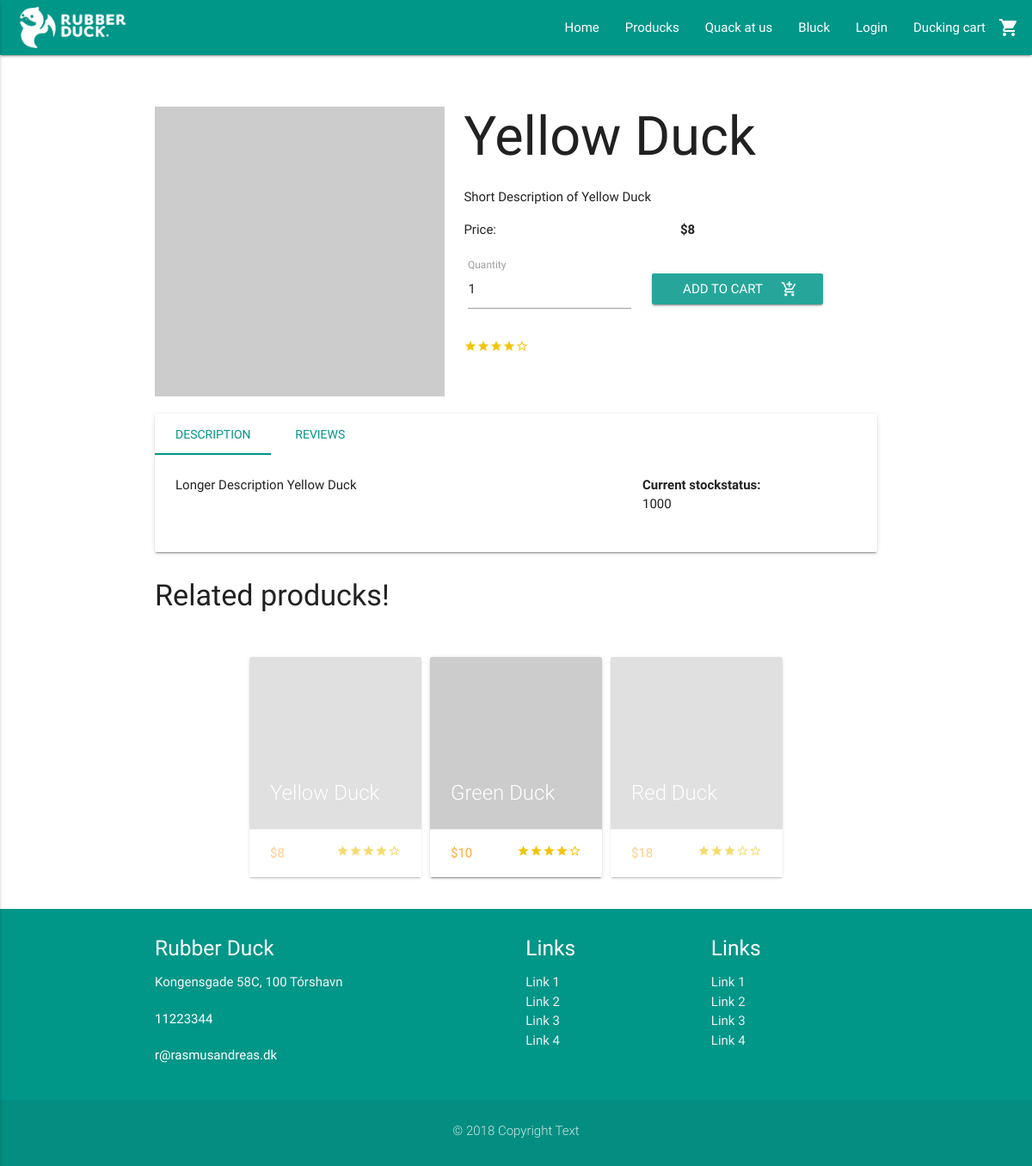
Screenshot of /view/product.php?item=1113 with the database file from the repository.
### tables this page shows
CREATE TABLE BasicPageInfo (
  CVR int NOT NULL PRIMARY KEY,
  LogoURL varchar(255) NOT NULL,
  ShopName varchar(255) NOT NULL,
  MinimumDelivery int NULL,
  AboutUsText varchar(255) NULL,
  Email varchar(255) NULL,
  Phone int NULL,
  Street varchar(255) NULL,
  HouseNumber varchar(255) NULL,
  ZipCode int(20) NOT NULL  
);

CREATE TABLE ProductImg (
  ItemNumber varchar(255) NOT NULL,
  ImgID int NOT NULL,
  IsPrimary boolean NULL,
  CONSTRAINT PK_DisplaysOnProduct PRIMARY KEY (ItemNumber, ImgID),
  FOREIGN KEY (ItemNumber) REFERENCES Product (ItemNumber),
  FOREIGN KEY (ImgID) REFERENCES ImgGallery (ImgID)
);

CREATE TABLE Product (
  ItemNumber varchar(255) NOT NULL PRIMARY KEY,
  ProductName varchar(255) NOT NULL,
  StockStatus int NOT NULL,
  ShortDescription varchar(255) NOT NULL,
  LongDescription varchar(255) NOT NULL,
  Price int NOT NULL,
  OfferPrice int NULL,
  SeoTitle varchar(255) NULL,
  MetaDescription varchar(255) NULL,
  ProductStatus boolean NOT NULL,
  CreationDate DATE NOT NULL,
  UserEmail varchar(255) NOT NULL,  
  ProductCategoryID int NOT NULL  
);

CREATE TABLE ZipCode (
    ZipCode int(20) NOT NULL PRIMARY KEY,
    City varchar(255)
);

### model/contactDAO.php (called while the page is built, shortened)
<?php
require_once('../includes/connection.php');
    function getPageInfo() {
    global $connection;
        $pageInfo = mysqli_query($connection, "SELECT * FROM `BasicPageInfo`, `ZipCode`");
        $row = mysqli_fetch_assoc($pageInfo);
        return $row;
    }

### includes/loginCustomer/session.php (called while the page is built, shortened)
<?php
	function logged_in() {
		return isset($_SESSION['CustomerEmail']);
	}
?>

### model/productDAO.php (called while the page is built, shortened)
<?php
require_once("../includes/connection.php");
function getCurrentProduct($itemNumber) {
  global $connection;
  $query = "SELECT Product.*, ImgGallery.URL, ProductImg.IsPrimary FROM Product INNER JOIN ProductImg ON ProductImg.ItemNumber = Product.ItemNumber INNER JOIN ImgGallery ON ImgGallery.ImgID = ProductImg.ImgID WHERE Product.ItemNumber = $itemNumber";
  $result = mysqli_query($connection, $query);
  return $result;
}
function getRelatedProducts($productCat) {
  global $connection;
  $query = "SELECT * FROM Product WHERE ProductCategoryID = $productCat AND ProductStatus = 1 LIMIT 5";
  $result = mysqli_query($connection, $query);
  return $result;
}

### view/product.php (the view, shortened to what this page needs)
<?php
require_once("../includes/header.php");
require_once("../model/productDAO.php");
require_once('../model/productsDAO.php');
$productImgs = getCurrentProduct($_GET["item"]);
$currentItem = mysqli_fetch_assoc($productImgs);
  ?>
  <?php
$related = getRelatedProducts($currentItem["ProductCategoryID"]);
?>
  <div class="container product-container">
    <div class="row">
      <div class="col s12 m5 product-img">
        <div class="productimage-cnt">
            <?php foreach ($productImgs as $img) {
                if($img["IsPrimary"] == 1) { ?>
                    <img class="responsive-img materialboxed primary-img" src="<?php echo $img["URL"]; ?>" alt="<?php echo $currentItem["ProductName"]; ?>">
                <?php }
              } ?>
        </div>
      </div>
      <div class="col s12 m7">
        <h1 class="product-title"><?php echo $currentItem["ProductName"]; ?></h1>
        <div class="short-desc">
          <?php echo $currentItem["ShortDescription"]; ?>
        </div>
        <div class="row">
          <div class="col s6">
            <p>Price:</p>
          </div>
          <div class="col s6 right">
            <p><b>$<?php echo $currentItem["Price"]; ?></b></p>
          </div>
          <div class="col s12">
            <form class="" action="" method="post">
              <div class="input-field inline cart_quantity">
                <input name="amount" id="quantity" type="number" value="1">
                <label for="quantity">Quantity</label>
              </div>
              <a class="waves-effect waves-light btn cart-btt"><input class="presscart" type="submit" name="submitcart" value="Add to cart"><i class="material-icons right">add_shopping_cart</i></a>
            </form>
          </div>
          <div class="col s12 avr-review">
            <?php
              echo getReviewForProduct($_GET["item"]);
            ?>
          </div>
        </div>
      </div>
    </div>
    <div class="card">
      <div class="card-tabs">
        <ul class="tabs">
          <li class="tab"><a href="#description">Description</a></li>
          <li class="tab"><a href="#reviews">Reviews</a></li>
        </ul>
      </div>
      <div class="card-content">
        <div id="description">
          <div class="row">
            <div class="col s12 m8">
              <?php echo $currentItem["LongDescription"]; ?>
            </div>
            <div class="col s12 m4">
              <p><b>Current stockstatus:</b><br>
              <?php echo $currentItem["StockStatus"]; ?>
              </p>
            </div>
          </div>
        </div>
      </div>
    </div>
    <div class="carousel product-slider">
			<h4>Related producks!</h4>
      <?php
        while($row = mysqli_fetch_array($related)) {
            $itemNumber = $row["ItemNumber"];
          ?>
            <a class='carousel-item' href='product.php?item=<?php echo $itemNumber; ?>'>
                <div class='card'>
                  <div class='card-image'>
                    <img src='http://via.placeholder.com/400x400'>
                    <span class='card-title'><?php echo $row["ProductName"]; ?></span>
                  </div>
                  <div class='card-action'>
                    <p class='price'>$<?php echo $row["Price"]; ?></p>
                    <div class='stars right'>
                        <?php
                        echo getReviewForProduct($itemNumber);
                        ?>
                    </div>
                  </div>
                </div>
            </a>
          <?php
        }
      ?>
    </div>
  </div>
<?php require_once("../includes/footer.php") ?>

### includes/header.php (shortened to what this page needs)
<?php
require_once("../includes/connection.php");
require_once("../includes/loginCustomer/session.php");
require_once("../model/contactDAO.php");
$pageInfo = getPageInfo();
?>
<!DOCTYPE html>
  <html>
    <html lang="en">
    <head>
      <?php require_once("../includes/seo.php"); ?>
      <link type="text/css" rel="stylesheet" href="../css/materialize.min.css"  media="screen,projection"/>
      <link type="text/css" rel="stylesheet" href="../css/custom/custom.css" />
    </head>
    <body>
      <nav class="teal">
        <div class="nav-wrapper">
          <a href="../index.php" class="brand-logo"><img class="responsive-img" style="max-height: 64px!important; padding: 4px 0!important;" src="../<?php echo $pageInfo["LogoURL"]; ?>"></a>
          <ul class="right hide-on-med-and-down">
            <li><a href="../index.php">Home</a></li>
            <li><a href="products.php">Producks</a></li>
            <li><a href="contact.php">Quack at us</a></li>
            <li><a href="blog.php">Bluck</a></li>
            <?php
              if (logged_in() == true) {
            ?>
            <li><a class="dropdown-button" href="" data-activates="dropdown1"><?php echo $_SESSION["FirstName"]; ?><i class="material-icons right">arrow_drop_down</i></a></li>
            <?php
              } else {
            ?>
            <li><a href="login.php">Login</a></li>
            <?php
              }
            ?>
            <li><a href="cart.php">Ducking cart<i class="material-icons right">shopping_cart</i></a></li>
          </ul>
        </div>
      </nav>

### model/productsDAO.php (shortened to what this page needs)
<?php
require_once('../includes/connection.php');
function getReviewForProduct($itemNumber) {
  global $connection;
  $ratingResult = mysqli_query($connection, "SELECT `Rating` FROM `Review` WHERE ItemNumber = $itemNumber");
    $rated = 0;
    $divide = 0;
    while ($ratingrow = mysqli_fetch_array($ratingResult)) {
      $rating = $ratingrow["Rating"];
      $rated = $rated + $rating;
      $divide = $divide + count($ratingResult);
    }
    if ($divide > 0) {
      $rated = $rated / $divide;
      $i = 1;
      $ratedRemaining = 5 - $rated;
      $i2 = 1;
      while ($i <= $rated) {
        echo "<i class='material-icons tiny rated'>star</i>";
        $i++;
      }
      while($i2 <= $ratedRemaining) {
          echo "<i class='material-icons tiny rated'>star_border</i>";
        $i2++;
      }
    } else {
      $i3 = 1;
      while($i3 <= 5) {
          echo "<i class='material-icons tiny rated'>star_border</i>";
        $i3++;
      }
    }
}
?>

### includes/footer.php (shortened to what this page needs)
<?php require_once ('../model/contactDAO.php');
$pageInfo = getPageInfo();
?>
<footer class="page-footer teal">
      <div class="container">
        <div class="row">
          <div class="col s12 m4">
            <h5 class="white-text"><?php echo $pageInfo["ShopName"];?> </h5>
            <p class="grey-text text-lighten-4">
                <?php echo $pageInfo["Street"] . " " . $pageInfo["HouseNumber"] . ", " . $pageInfo["ZipCode"] . " " . $pageInfo["City"]; ?>
            </p>
              <p><?php echo $pageInfo["Phone"] ?></p>
              <p><?php echo $pageInfo["Email"] ?></p>
          </div>
          <div class="col s12 m3 offset-m2">
            <h5 class="white-text">Links</h5>
            <ul>
              <li><a class="grey-text text-lighten-3" href="#!">Link 1</a></li>
              <li><a class="grey-text text-lighten-3" href="#!">Link 2</a></li>
              <li><a class="grey-text text-lighten-3" href="#!">Link 3</a></li>
              <li><a class="grey-text text-lighten-3" href="#!">Link 4</a></li>
            </ul>
          </div>
          <div class="col s12 m3">
            <h5 class="white-text">Links</h5>
            <ul>
              <li><a class="grey-text text-lighten-3" href="#!">Link 1</a></li>
              <li><a class="grey-text text-lighten-3" href="#!">Link 2</a></li>
              <li><a class="grey-text text-lighten-3" href="#!">Link 3</a></li>
              <li><a class="grey-text text-lighten-3" href="#!">Link 4</a></li>
            </ul>
          </div>
        </div>
      </div>
      <div class="footer-copyright">
        <div class="container">
          <p class="center">&copy; 2018 Copyright Text</p>
        </div>
      </div>
    </footer>
  </body>
</html>

### css/custom/custom.css (style rules this page uses)
body { position: relative; }
p { margin-bottom: 20px; }
nav .brand-logo { display: inline-block; padding-left: 20px; }
.product-container { margin-top: 60px; }
.brand-logo { display: block; margin-right: 20px; }
footer { margin: 0; }
h1.product-title { margin-top: 0; }
.rated { color: #f1c40f; }
.primary-img { width: 100%; }
.tabs .tab a { color: #009688; }
.tabs .tab a.active { color: #009688; }
.cart-btt { margin-left: 20px; }
.avr-review { margin-top: 20px; }
.price { color: #ffab40; -webkit-transition: color .3s ease; transition: color .3s ease; text-transform: uppercase; margin: 0 0 0 0; display: inline; }
.product-slider { width: 100%; max-width: 1200px; margin: 0 auto; }

### rows the page displays
basicpageinfo: LogoURL (picture), ShopName "Rubber Duck", Street "Kongensgade", HouseNumber "58C", Phone "11223344", Email "r@rasmusandreas.dk"
productimg: IsPrimary 1 (drawn), ItemNumber.ProductName "Yellow Duck", ItemNumber.ShortDescription "Short Description of Yellow Duck", ItemNumber.Price "8", ItemNumber.LongDescription "Longer Description Yellow Duck", ItemNumber.StockStatus "1000"
product: ProductName "Green Duck", Price "10"
product: ProductName "Red Duck", Price "18"
product: ProductName "Yellow Duck", Price "8"
zipcode: ZipCode "100", City "Tórshavn"
